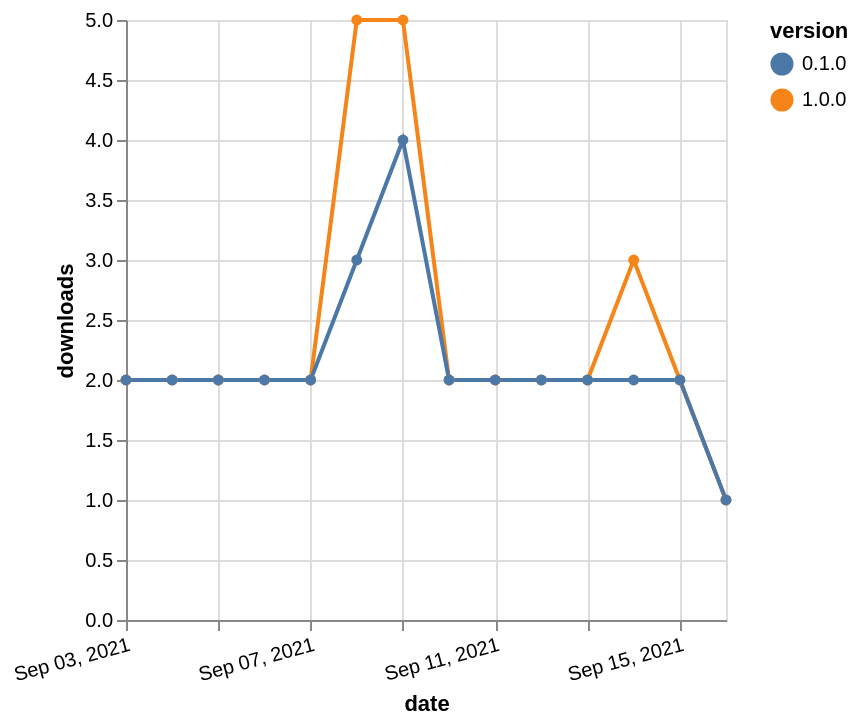

The specification (Vega-Lite) saved for this image:
### Vega-Lite specification from a JSON file in a GitHub repository (floating-point values rounded to 4 significant figures)
{"$schema": "https://vega.github.io/schema/vega-lite/v5.json", "description": "A simple bar chart with embedded data.", "data": {"values": [{"date": "2021-09-03", "total": 3231, "delta": 2, "version": "1.0.0"}, {"date": "2021-09-04", "total": 3233, "delta": 2, "version": "1.0.0"}, {"date": "2021-09-05", "total": 3235, "delta": 2, "version": "1.0.0"}, {"date": "2021-09-06", "total": 3237, "delta": 2, "version": "1.0.0"}, {"date": "2021-09-07", "total": 3239, "delta": 2, "version": "1.0.0"}, {"date": "2021-09-08", "total": 3244, "delta": 5, "version": "1.0.0"}, {"date": "2021-09-09", "total": 3249, "delta": 5, "version": "1.0.0"}, {"date": "2021-09-10", "total": 3251, "delta": 2, "version": "1.0.0"}, {"date": "2021-09-11", "total": 3253, "delta": 2, "version": "1.0.0"}, {"date": "2021-09-12", "total": 3255, "delta": 2, "version": "1.0.0"}, {"date": "2021-09-13", "total": 3257, "delta": 2, "version": "1.0.0"}, {"date": "2021-09-14", "total": 3260, "delta": 3, "version": "1.0.0"}, {"date": "2021-09-15", "total": 3262, "delta": 2, "version": "1.0.0"}, {"date": "2021-09-16", "total": 3263, "delta": 1, "version": "1.0.0"}, {"date": "2021-09-03", "total": 2908, "delta": 2, "version": "0.1.0"}, {"date": "2021-09-04", "total": 2910, "delta": 2, "version": "0.1.0"}, {"date": "2021-09-05", "total": 2912, "delta": 2, "version": "0.1.0"}, {"date": "2021-09-06", "total": 2914, "delta": 2, "version": "0.1.0"}, {"date": "2021-09-07", "total": 2916, "delta": 2, "version": "0.1.0"}, {"date": "2021-09-08", "total": 2919, "delta": 3, "version": "0.1.0"}, {"date": "2021-09-09", "total": 2923, "delta": 4, "version": "0.1.0"}, {"date": "2021-09-10", "total": 2925, "delta": 2, "version": "0.1.0"}, {"date": "2021-09-11", "total": 2927, "delta": 2, "version": "0.1.0"}, {"date": "2021-09-12", "total": 2929, "delta": 2, "version": "0.1.0"}, {"date": "2021-09-13", "total": 2931, "delta": 2, "version": "0.1.0"}, {"date": "2021-09-14", "total": 2933, "delta": 2, "version": "0.1.0"}, {"date": "2021-09-15", "total": 2935, "delta": 2, "version": "0.1.0"}, {"date": "2021-09-16", "total": 2936, "delta": 1, "version": "0.1.0"}]}, "width": "container", "mark": {"type": "line", "point": {"filled": true}}, "encoding": {"x": {"field": "date", "type": "temporal", "timeUnit": "yearmonthdate", "title": "date", "axis": {"labelAngle": -15}}, "y": {"field": "delta", "type": "quantitative", "title": "downloads"}, "color": {"field": "version", "type": "nominal"}, "tooltip": {"field": "delta"}}}
